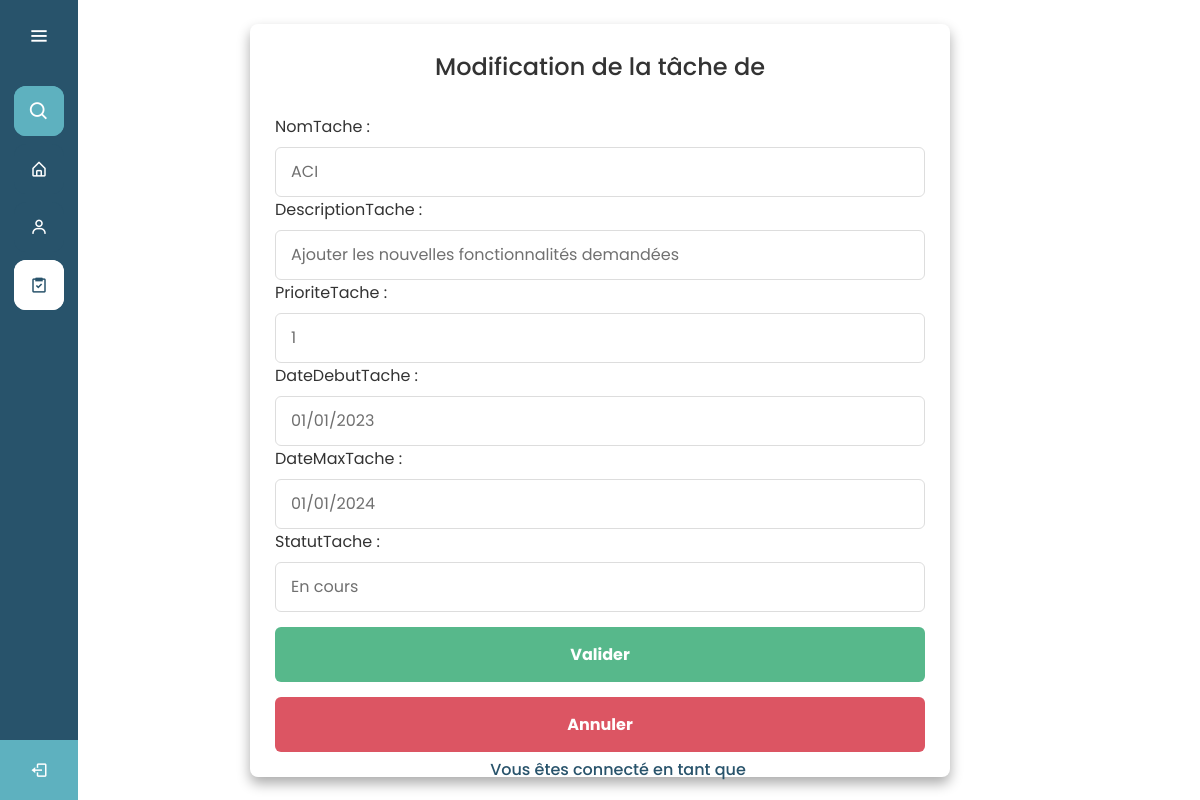
Before: /PHP/ADMIN_Select_Equipe_Edit.php?ID=1 with the older database file.
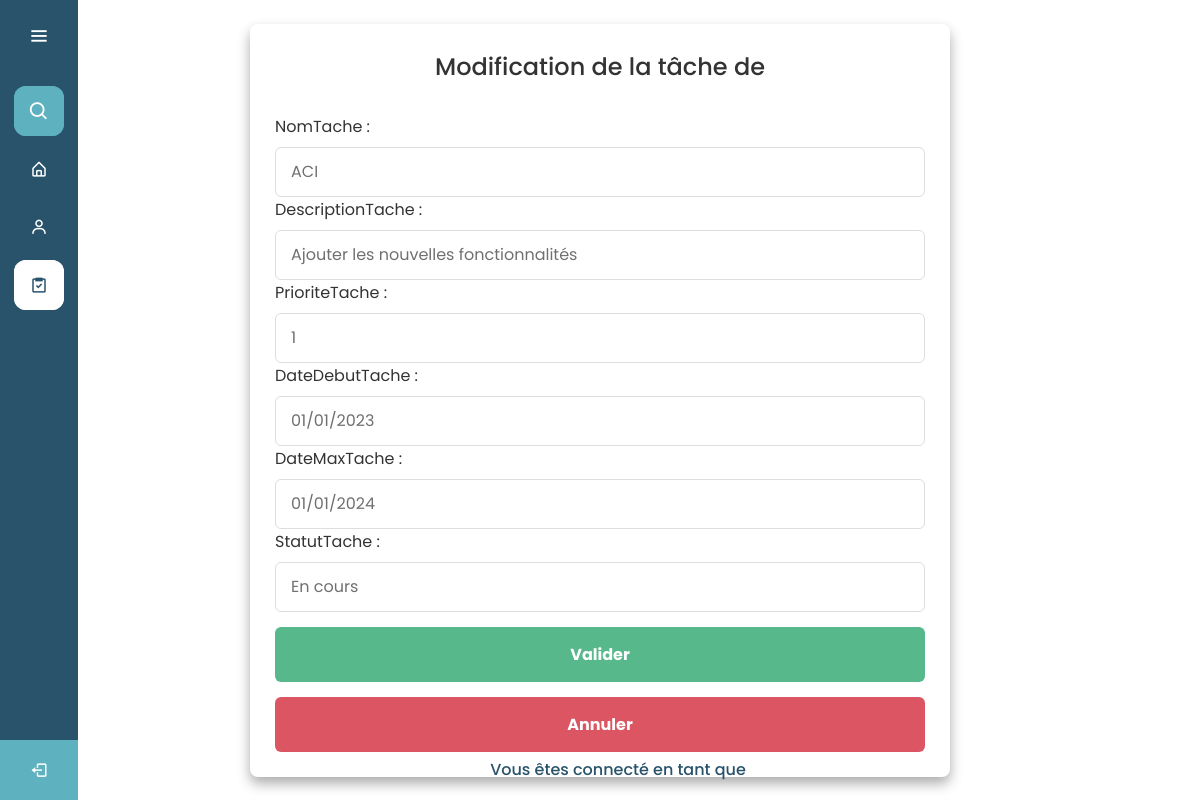
After: the same page with the newer database file.
### tables this page shows
CREATE TABLE Tache (
    IdTache INTEGER PRIMARY KEY NOT NULL,
    NomTache TEXT NOT NULL,
    DescriptionTache TEXT NOT NULL,
    PrioriteTache INTEGER NOT NULL,
    DateDebutTache TEXT NOT NULL,
    DateMaxTache TEXT NOT NULL,
    StatutTache TEXT NOT NULL,
    IdUtilisateur INTEGER NOT NULL,
    FOREIGN KEY (IdUtilisateur) REFERENCES Utilisateur(IdUtilisateur)
);

### PHP/ADMIN_Select_Equipe_Edit.php (the view, shortened to what this page needs)
<!DOCTYPE html>
<html lang="en" dir="ltr">
  <head>
    <link rel="stylesheet" href="../CSS/ADMIN_Select_Equipe_Edit.css">
    <link href='https://unpkg.com/boxicons@2.0.7/css/boxicons.min.css' rel='stylesheet'>
   </head>
<body>
  <div class="sidebar">
  <div class="logo-details">
        <i class='bx bx-menu' id="btn" ></i>
    </div>
    <ul class="nav-list">
      <li>
          <i class='bx bx-search' ></i>
      </li>
      <li>
        <a href="../PAGES/ADMIN_Index.php">
          <i class='bx bx-home-alt Accueil'></i>
        </a>
      </li>
      <li>
       <a href="../PAGES/ADMIN_Equipe.php" class='Equipe'>
         <i class='bx bx-user Equipe' ></i>
       </a>
     </li>
     <li>
       <a href="../PAGES/ADMIN_Tache.php" class='Tache'>
         <i class='bx bx-task Tache'></i>
       </a>
     </li>
     <li class="profile no-animation">
        <a href="../PAGES/Login.php" class='TEST'>
          <i class='bx bx-log-out' id="log_out"></i>
        </a>
      </li>
    </ul>
  </div>
  <section class="container">
  <?php
    $pdo = new PDO("sqlite:../DATABASE/bdd.sqlite");
    if (isset($_GET["ID"])) {
        $ID = $_GET["ID"];
        $query = "SELECT * FROM Tache WHERE IdTache = $ID";
        $result = $pdo->query($query);
        $row = $result->fetch();
        echo '<header>Modification de la tâche de ' . $_SESSION['utilisateur']['PrenomUtilisateur'] . ' ' . $_SESSION['utilisateur']['NomUtilisateur'] . '</header>';
        echo "<form method='post' class='FormulaireEdit'>";
        echo "<label for='NomTache' class='TitreLabel'>NomTache : </label>";
        echo "<input type='text' id='NomTache' name='NomTache' class='text-input-NomTache' value='".$row["NomTache"]."' readonly><br>";
        echo "<label for='DescriptionTache' class='TitreLabel'>DescriptionTache : </label>";
        echo "<input type='text' id='DescriptionTache' name='DescriptionTache' class='text-input-DescriptionTache' value='".$row["DescriptionTache"]."'><br>";
        echo "<label for='PrioriteTache' class='TitreLabel'>PrioriteTache : </label>";
        echo "<input type='text' id='PrioriteTache' name='PrioriteTache' class='text-input-PrioriteTache' value='".$row["PrioriteTache"]."'><br>";
        echo "<label for='DateDebutTache' class='TitreLabel'>DateDebutTache : </label>";
        echo "<input type='text' id='DateDebutTache' name='DateDebutTache' class='text-input-DateDebutTache' value='".$row["DateDebutTache"]."'><br>";
        echo "<label for='DateMaxTache' class='TitreLabel'>DateMaxTache : </label>";
        echo "<input type='text' id='DateMaxTache' name='DateMaxTache' class='text-input-DateMaxTache' value='".$row["DateMaxTache"]."'><br>";
        echo "<label for='StatutTache' class='TitreLabel'>StatutTache : </label>";
        echo "<input type='text' id='StatutTache' name='StatutTache' class='text-input-StatutTache' value='".$row["StatutTache"]."'><br>";
        echo "<div class='conteneur-boutons'>";
        echo "<input type='submit' name='valider2' class='BoutonValider' value='Valider'>";
        echo "<input type='button' name='annuler' class='BoutonAnnuler' value='Annuler' onclick='window.location.href=\"../PAGES/ADMIN_Select_Equipe.php?utilisateur=" . $_SESSION['utilisateur']['IdUtilisateur'] . "\";'>";
        echo "</div>";
        echo "</form>";
    } else {
    }
?>
  </section>
  <div class='text2'>
        Vous êtes connecté en tant que <span class='ConnectAs'><?php echo $_SESSION['PrenomUtilisateur'] . ' ' . $_SESSION['NomUtilisateur']; ?></span>
  </div>
</body>
</html>

Changed rows visible on the page:
changed tache "ACI": DescriptionTache "Ajouter les nouvelles fonctionnalités demandées" → "Ajouter les nouvelles fonctionnalités"
